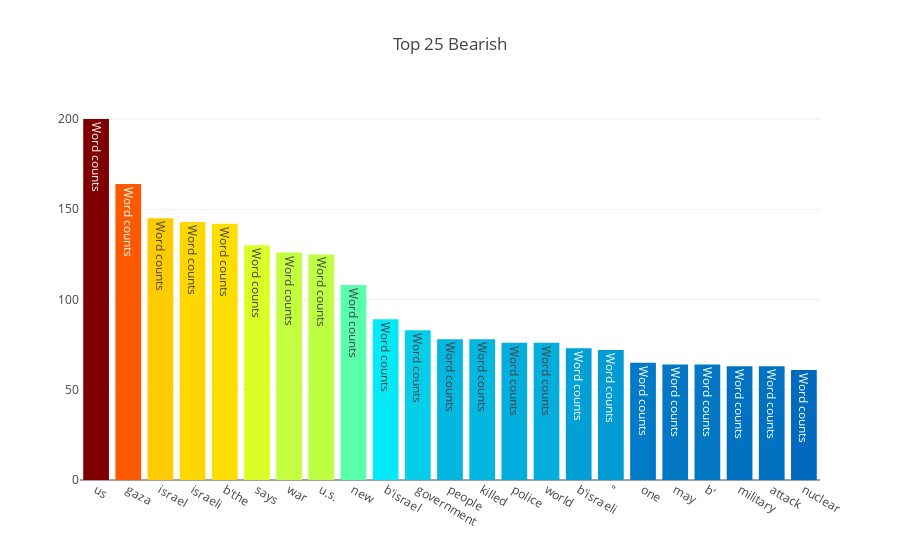

Here is the notebook cell this chart was saved with:
### Markdown cell above
### Bearish Set Word Frequencies

### Code cell
headline_list= []
for column in bearish_stop_words_free_data.columns:
    if "top" in column:
        sentences = bearish_stop_words_free_data[column].tolist()
        headline_list += sentences
        
headline_list = pd.DataFrame(headline_list)
bearish_headlines_no_stopwords = headline_list[0].str.split(expand=True).unstack().value_counts()
data = [go.Bar(
            x = bearish_headlines_no_stopwords.index.values[2:25],
            y = bearish_headlines_no_stopwords.values[2:25],
            marker= dict(colorscale='Jet',color=bearish_headlines_no_stopwords.values[2:100]),
            text='Word counts')]

layout = go.Layout(title='Top 25 Bearish')
figure = go.Figure(data=data, layout=layout)
py.iplot(figure, filename='bearish-freq')

### Figure 1 — Plotly figure (JSON) as saved in the notebook; plotly's stock layout.template omitted (floating-point values rounded to 4 significant figures)
{"data": [{"marker": {"color": [200, 164, 145, 143, 142, 130, 126, 125, 108, 89, 83, 78, 78, 76, 76, 73, 72, 65, 64, 64, 63, 63, 61, 59, 56, 55, 55, 53, 53, 52, 52, 52, 51, 51, 50, 50, 49, 48, 48, 47, 47, 46, 46, 45, 45, 44, 42, 41, 41, 41, 41, 41, 40, 40, 40, 40, 39, 39, 39, 38, 38, 38, 38, 38, 37, 37, 37, 37, 37, 37, 36, 36, 36, 36, 36, 35, 35, 35, 34, 34, 33, 33, 33, 33, 32, 32, 32, 32, 32, 32, 31, 31, 31, 31, 30, 30, 30, 30], "colorscale": "Jet"}, "text": "Word counts", "type": "bar", "uid": "5b88c159-9a1e-4ca6-83c1-a6c92fa2726b", "x": ["us", "gaza", "israel", "israeli", "b'the", "says", "war", "u.s.", "new", "b'israel", "government", "people", "killed", "police", "world", "b'israeli", "\"", "one", "may", "b'", "military", "attack", "nuclear"], "y": [200, 164, 145, 143, 142, 130, 126, 125, 108, 89, 83, 78, 78, 76, 76, 73, 72, 65, 64, 64, 63, 63, 61]}], "layout": {"title": "Top 25 Bearish"}}
